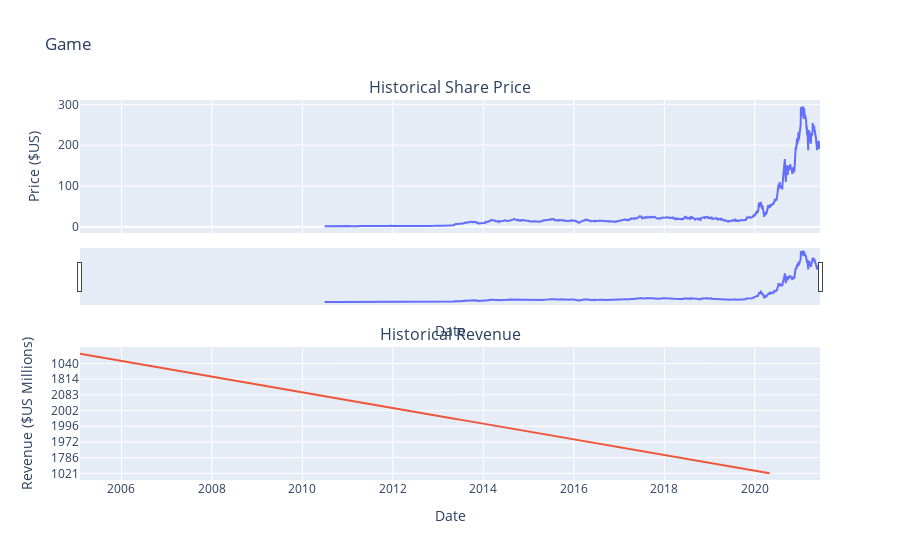

Notebook code for this chart:
### Markdown cell above
Use the `make_graph` function to graph the GameStop Stock Data, also provide a title for the graph. The structure to call the `make_graph` function is `make_graph(gme_data, gme_revenue, 'GameStop')`. Note the graph will only show data upto June 2021.

### Code cell
def make_graph(stock_data, revenue_data, stock):
    fig = make_subplots(rows=2, cols=1, shared_xaxes=True, subplot_titles=("Historical Share Price", "Historical Revenue"), vertical_spacing=0.3)
    
    fig.add_trace(go.Scatter(x=stock_data.index, y=stock_data['Close'], name="Share Price"), row=1, col=1)
    fig.add_trace(go.Scatter(x=pd.to_datetime(revenue_data['Date'], format='%Y-%m-%d'), y=revenue_data['Revenue'], name="Revenue"), row=2, col=1)
    
    fig.update_xaxes(title_text="Date", row=1, col=1)
    fig.update_xaxes(title_text="Date", row=2, col=1)
    fig.update_yaxes(title_text="Price ($US)", row=1, col=1)
    fig.update_yaxes(title_text="Revenue ($US Millions)", row=2, col=1)
    
    fig.update_layout(showlegend=False,
                      height=900,
                      title=stock,
                      xaxis_rangeslider_visible=True)
    
    fig.show()
url = 'https://cf-courses-data.s3.us.cloud-object-storage.appdomain.cloud/IBMDeveloperSkillsNetwork-PY0220EN-SkillsNetwork/labs/project/stock.html'
html_data = requests.get(url).text

soup = BeautifulSoup(html_data, 'html.parser')
table1 = soup.find('table')
soup.find_all("tbody")[1]
gme_revenue=pd.DataFrame(columns=["Date","Revenue"])
for row in soup.find_all("tbody")[1].find_all("tr"):
    col=row.find_all("td")
    date=col[0].text
    revenue=col[1].text.replace("$","").replace(",","")
    gme_revenue=gme_revenue.append({"Date": date, "Revenue": revenue},ignore_index=True)

gme_data = yf.download("TSLA", start="2006-01-01", end="2021-06-14")


make_graph(gme_data, gme_revenue, 'Game')

### Figure 1 — Plotly figure (JSON) as saved in the notebook; plotly's stock layout.template omitted (floating-point values rounded to 4 significant figures; data arrays with more than 128 entries replaced by an {"elided": "..."} marker saying what was removed)
{"data": [{"name": "Share Price", "type": "scatter", "x": {"elided": "2758 str values"}, "xaxis": "x", "y": {"elided": "2758 float values"}, "yaxis": "y"}, {"name": "Revenue", "type": "scatter", "x": ["2020-04-30T00:00:00", "2020-01-31T00:00:00", "2019-10-31T00:00:00", "2019-07-31T00:00:00", "2019-04-30T00:00:00", "2019-01-31T00:00:00", "2018-10-31T00:00:00", "2018-07-31T00:00:00", "2018-04-30T00:00:00", "2018-01-31T00:00:00", "2017-10-31T00:00:00", "2017-07-31T00:00:00", "2017-04-30T00:00:00", "2017-01-31T00:00:00", "2016-10-31T00:00:00", "2016-07-31T00:00:00", "2016-04-30T00:00:00", "2016-01-31T00:00:00", "2015-10-31T00:00:00", "2015-07-31T00:00:00", "2015-04-30T00:00:00", "2015-01-31T00:00:00", "2014-10-31T00:00:00", "2014-07-31T00:00:00", "2014-04-30T00:00:00", "2014-01-31T00:00:00", "2013-10-31T00:00:00", "2013-07-31T00:00:00", "2013-04-30T00:00:00", "2013-01-31T00:00:00", "2012-10-31T00:00:00", "2012-07-31T00:00:00", "2012-04-30T00:00:00", "2012-01-31T00:00:00", "2011-10-31T00:00:00", "2011-07-31T00:00:00", "2011-04-30T00:00:00", "2011-01-31T00:00:00", "2010-10-31T00:00:00", "2010-07-31T00:00:00", "2010-04-30T00:00:00", "2010-01-31T00:00:00", "2009-10-31T00:00:00", "2009-07-31T00:00:00", "2009-04-30T00:00:00", "2009-01-31T00:00:00", "2008-10-31T00:00:00", "2008-07-31T00:00:00", "2008-04-30T00:00:00", "2008-01-31T00:00:00", "2007-10-31T00:00:00", "2007-07-31T00:00:00", "2007-04-30T00:00:00", "2007-01-31T00:00:00", "2006-10-31T00:00:00", "2006-07-31T00:00:00", "2006-04-30T00:00:00", "2006-01-31T00:00:00", "2005-10-31T00:00:00", "2005-07-31T00:00:00", "2005-04-30T00:00:00", "2005-01-31T00:00:00"], "xaxis": "x2", "y": ["1021", "2194", "1439", "1286", "1548", "3063", "1935", "1501", "1786", "2825", "1989", "1688", "2046", "2403", "1959", "1632", "1972", "3525", "2016", "1762", "2061", "3476", "2092", "1731", "1996", "3684", "2107", "1384", "1865", "3562", "1773", "1550", "2002", "3579", "1947", "1744", "2281", "3693", "1899", "1799", "2083", "3524", "1835", "1739", "1981", "3492", "1696", "1804", "1814", "2866", "1611", "1338", "1279", "2304", "1012", "963", "1040", "1667", "534", "416", "475", "709"], "yaxis": "y2"}], "layout": {"annotations": [{"font": {"size": 16}, "showarrow": false, "text": "Historical Share Price", "x": 0.5, "xanchor": "center", "xref": "paper", "y": 1.0, "yanchor": "bottom", "yref": "paper"}, {"font": {"size": 16}, "showarrow": false, "text": "Historical Revenue", "x": 0.5, "xanchor": "center", "xref": "paper", "y": 0.35, "yanchor": "bottom", "yref": "paper"}], "autosize": true, "showlegend": false, "title": {"text": "Game"}, "xaxis": {"anchor": "y", "autorange": true, "domain": [0, 1], "matches": "x2", "range": ["2005-01-31", "2021-06-11"], "rangeslider": {"autorange": true, "range": ["2005-01-31", "2021-06-11"], "visible": true, "yaxis": {"_template": null, "rangemode": "match"}}, "showticklabels": false, "title": {"text": "Date"}, "type": "date"}, "xaxis2": {"anchor": "y2", "autorange": true, "domain": [0, 1], "range": ["2005-01-31", "2021-06-11"], "title": {"text": "Date"}, "type": "date"}, "yaxis": {"anchor": "x", "autorange": true, "domain": [0.65, 1.0], "range": [-15.24, 310.7], "title": {"text": "Price ($US)"}, "type": "linear"}, "yaxis2": {"anchor": "x2", "autorange": true, "domain": [0, 0.35], "range": [-3.389, 64.39], "title": {"text": "Revenue ($US Millions)"}, "type": "category"}}}
